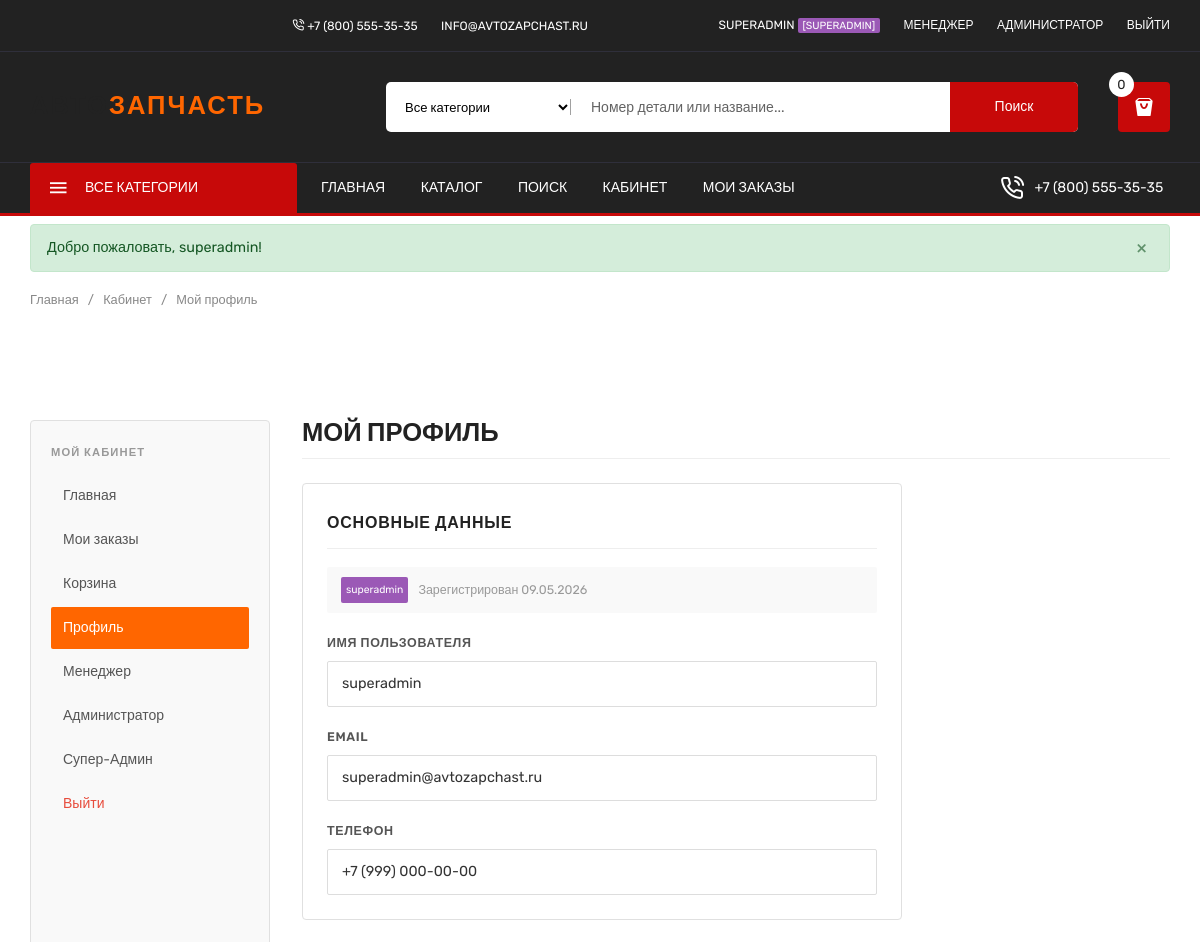
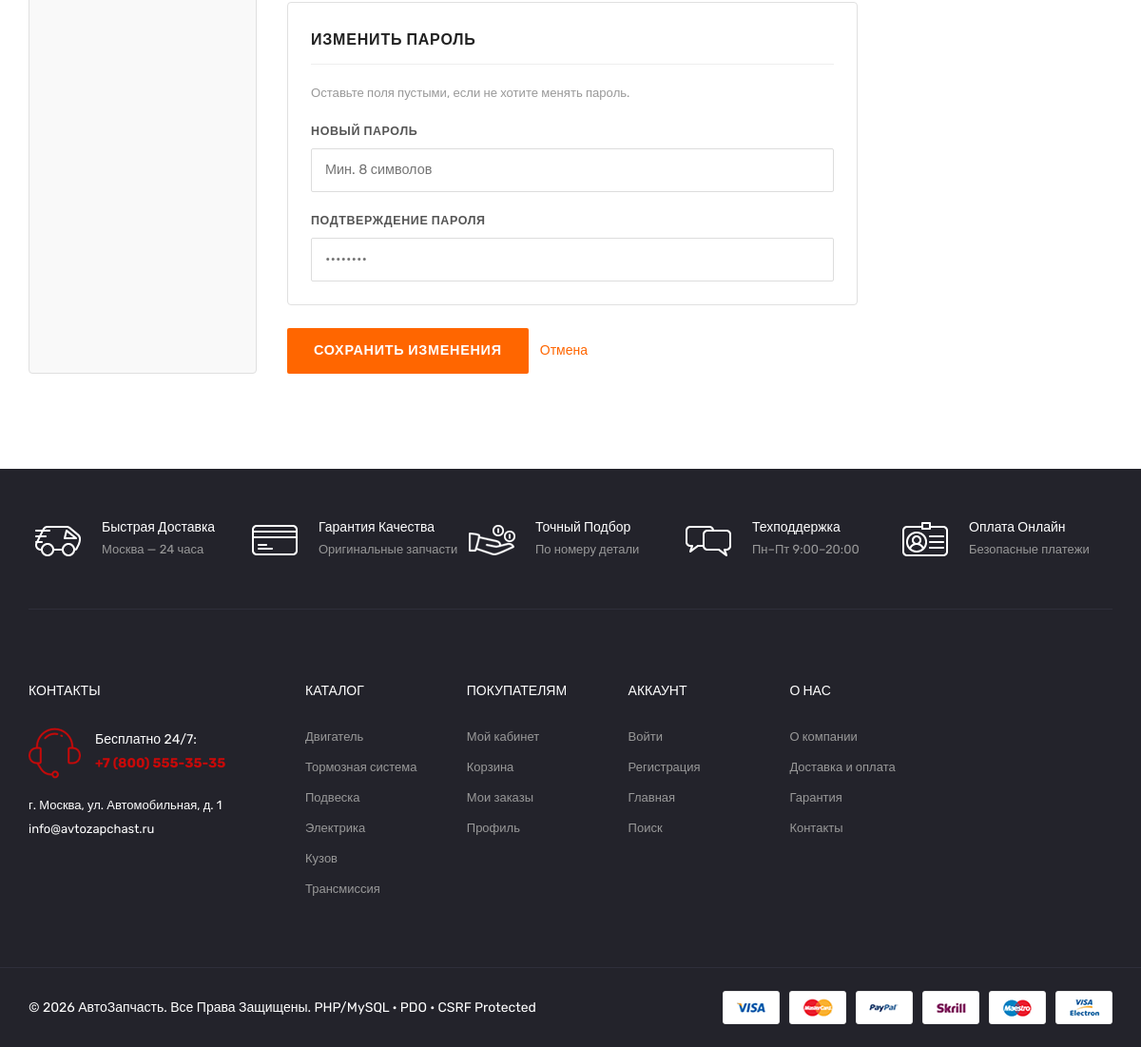
/buyer/profile.php (signed in), run on the app's committed database (2 pictures, top to bottom).
### tables this page shows
CREATE TABLE IF NOT EXISTS `users` (
  `id`            INT UNSIGNED     NOT NULL AUTO_INCREMENT,
  `username`      VARCHAR(80)      NOT NULL,
  `email`         VARCHAR(180)     NOT NULL UNIQUE,
  `password_hash` VARCHAR(255)     NOT NULL,
  `role`          ENUM('buyer','admin','manager','superadmin') NOT NULL DEFAULT 'buyer',
  `phone`         VARCHAR(30)      DEFAULT NULL,
  `created_at`    DATETIME         NOT NULL DEFAULT CURRENT_TIMESTAMP,
  `updated_at`    DATETIME         NOT NULL DEFAULT CURRENT_TIMESTAMP ON UPDATE CURRENT_TIMESTAMP,
  `is_active`     TINYINT(1)       NOT NULL DEFAULT 1,
  PRIMARY KEY (`id`),
  KEY `idx_email`  (`email`),
  KEY `idx_role`   (`role`)
);

### includes/functions.php (called while the page is built, shortened)
<?php
function isLoggedIn(): bool {
    return isset($_SESSION['user_id']) && !empty($_SESSION['user_id']);
}
function getCurrentUser(): ?array {
    if (isset($_SESSION['user_data'])) return $_SESSION['user_data'];
    $db = getDB();
    $stmt = $db->prepare("SELECT id, username, email, role, phone, is_active FROM users WHERE id = ? AND is_active = 1");
    $stmt->execute([$_SESSION['user_id']]);
    $user = $stmt->fetch();
    if ($user) {
        return $user;
    }
    return null;
}
function hasRole($role): bool {
    $roles = is_array($role) ? $role : [$role];
    return in_array($_SESSION['role'] ?? '', $roles, true);
}
function sanitize($input): string {
    return htmlspecialchars((string)$input, ENT_QUOTES | ENT_HTML5, 'UTF-8');
}
function getFlashMessage(): ?array {
    if (!empty($_SESSION['flash'])) {
        $flash = $_SESSION['flash'];
        return $flash;
    }
    return null;
}
function getCartCount(): int {
    try {
        $db = getDB();
        $stmt = $db->prepare("SELECT COALESCE(SUM(quantity), 0) FROM cart WHERE user_id = ?");
        $stmt->execute([$_SESSION['user_id']]);
        return (int)$stmt->fetchColumn();
    } catch (Exception $e) {
        return 0;
    }
}

### buyer/profile.php (the view, shortened to what this page needs)
<?php
$user   = getCurrentUser();
$db     = getDB();
$userStmt = $db->prepare("SELECT * FROM users WHERE id = ?");
$userStmt->execute([$user['id']]);
$userData = $userStmt->fetch();
require_once dirname(__DIR__) . '/includes/header.php';
?>
<div class="breadcrumb_section page-decoration">
  <div class="container">
    <div class="az-breadcrumb">
      <a href="<?= APP_URL ?>/index.php">Главная</a>
      <span>/</span>
      <a href="<?= APP_URL ?>/buyer/index.php">Кабинет</a>
      <span>/</span>
      Мой профиль
    </div>
  </div>
</div>
<section class="section" style="padding:40px 0 60px;">
  <div class="container">
    <div class="az-dash-layout">
      <aside class="az-dash-sidebar">
        <div class="az-dash-nav-title">Мой кабинет</div>
        <nav class="az-dash-nav">
          <a href="<?= APP_URL ?>/buyer/index.php">Главная</a>
          <a href="<?= APP_URL ?>/buyer/orders.php">Мои заказы</a>
          <a href="<?= APP_URL ?>/buyer/cart.php">Корзина</a>
          <a href="<?= APP_URL ?>/buyer/profile.php" class="active">Профиль</a>
          <?php if (hasRole(['manager','superadmin'])): ?>
            <a href="<?= APP_URL ?>/manager/index.php">Менеджер</a>
          <?php endif; ?>
          <?php if (hasRole(['admin','superadmin'])): ?>
            <a href="<?= APP_URL ?>/admin/index.php">Администратор</a>
          <?php endif; ?>
          <?php if (hasRole('superadmin')): ?>
            <a href="<?= APP_URL ?>/superadmin/index.php">Супер-Админ</a>
          <?php endif; ?>
          <a href="<?= APP_URL ?>/auth/logout.php" style="color:#e74c3c;">Выйти</a>
        </nav>
      </aside>
      <div class="az-dash-main">
        <div class="az-dash-heading">МОЙ ПРОФИЛЬ</div>
        <div style="max-width:600px;">
          <form method="post" action="">
            <div style="background:#fff;border:1px solid #e0e0e0;border-radius:4px;padding:24px;margin-bottom:24px;">
              <h3 style="font-size:1rem;font-weight:700;text-transform:uppercase;letter-spacing:0.05em;margin-bottom:18px;padding-bottom:10px;border-bottom:1px solid #eee;">Основные данные</h3>
              <div style="display:flex;align-items:center;gap:10px;margin-bottom:18px;padding:10px 14px;background:#f9f9f9;border-radius:2px;">
                <span class="az-role-badge az-role-<?= sanitize($userData['role']) ?>"><?= sanitize($userData['role']) ?></span>
                <span style="font-size:0.78rem;color:#999;">
                  Зарегистрирован <?= date('d.m.Y', strtotime($userData['created_at'])) ?>
                </span>
              </div>
              <div class="az-form-group">
                <label class="az-form-label" for="username">Имя пользователя</label>
                <input type="text" id="username" name="username" class="az-form-input"
                       value="<?= sanitize($userData['username']) ?>" required>
              </div>
              <div class="az-form-group">
                <label class="az-form-label" for="email">Email</label>
                <input type="email" id="email" name="email" class="az-form-input"
                       value="<?= sanitize($userData['email']) ?>" required>
              </div>
              <div class="az-form-group" style="margin-bottom:0;">
                <label class="az-form-label" for="phone">Телефон</label>
                <input type="tel" id="phone" name="phone" class="az-form-input"
                       value="<?= sanitize($userData['phone'] ?? '') ?>" placeholder="+7 (___) ___-__-__">
              </div>
            </div>
            <div style="background:#fff;border:1px solid #e0e0e0;border-radius:4px;padding:24px;margin-bottom:24px;">
              <h3 style="font-size:1rem;font-weight:700;text-transform:uppercase;letter-spacing:0.05em;margin-bottom:18px;padding-bottom:10px;border-bottom:1px solid #eee;">Изменить пароль</h3>
              <p style="font-size:0.82rem;color:#999;margin-bottom:16px;">Оставьте поля пустыми, если не хотите менять пароль.</p>
              <div class="az-form-group">
                <label class="az-form-label" for="new_password">Новый пароль</label>
                <input type="password" id="new_password" name="new_password" class="az-form-input"
                       placeholder="Мин. 8 символов">
              </div>
              <div class="az-form-group" style="margin-bottom:0;">
                <label class="az-form-label" for="confirm_password">Подтверждение пароля</label>
                <input type="password" id="confirm_password" name="confirm_password" class="az-form-input"
                       placeholder="••••••••">
              </div>
            </div>
            <div style="display:flex;gap:12px;align-items:center;">
              <button type="submit" class="az-btn-primary" style="width:auto;">СОХРАНИТЬ ИЗМЕНЕНИЯ</button>
              <a href="<?= APP_URL ?>/buyer/index.php" class="az-link" style="font-size:0.875rem;">Отмена</a>
            </div>
          </form>
        </div>
      </div>
    </div>
  </div>
</section>
<?php require_once dirname(__DIR__) . '/includes/footer.php'; ?>

### includes/header.php (shortened to what this page needs)
<?php
$cartCount   = isLoggedIn() ? getCartCount() : 0;
$currentUser = getCurrentUser();
$flash       = getFlashMessage();
?>
<!doctype html>
<html class="no-js" lang="ru">
<head>
  <link rel="stylesheet" href="<?= APP_URL ?>/assets/css/plugins.css">
  <link rel="stylesheet" href="<?= APP_URL ?>/assets/css/template.css">
  <link rel="stylesheet" href="<?= APP_URL ?>/assets/css/custom.css">
</head>
<body>
<header>
  <div class="main_header">
    <div class="header_top">
      <div class="container">
        <div class="row align-items-center">
          <div class="col-lg-6 col-md-6">
            <div class="header_top_links">
              <ul>
                <li><a href="tel:88005553535"><i class="icon-phone-call"></i> +7 (800) 555-35-35</a></li>
                <li><a href="mailto:info@avtozapchast.ru">info@avtozapchast.ru</a></li>
              </ul>
            </div>
          </div>
          <div class="col-lg-6 col-md-6">
            <div class="header_top_links text-right">
              <ul>
                <?php if (isLoggedIn()): ?>
                  <li>
                    <a href="<?= APP_URL ?>/buyer/index.php">
                      <?= sanitize($currentUser['username'] ?? '') ?>
                      <span class="az-role-badge az-role-<?= $currentUser['role'] ?>">[<?= sanitize($currentUser['role']) ?>]</span>
                    </a>
                  </li>
                  <?php if (hasRole(['manager','superadmin'])): ?>
                    <li><a href="<?= APP_URL ?>/manager/index.php">Менеджер</a></li>
                  <?php endif; ?>
                  <?php if (hasRole(['admin','superadmin'])): ?>
                    <li><a href="<?= APP_URL ?>/admin/index.php">Администратор</a></li>
                  <?php endif; ?>
                  <li><a href="<?= APP_URL ?>/auth/logout.php">Выйти</a></li>
                <?php else: ?>
                  <li><a href="<?= APP_URL ?>/auth/register.php">Регистрация</a></li>
                  <li><a href="<?= APP_URL ?>/auth/login.php">Войти</a></li>
                <?php endif; ?>
              </ul>
            </div>
          </div>
        </div>
      </div>
    </div>
    <div class="header_middle">
      <div class="container">
        <div class="row align-items-center">
          <div class="col-lg-2 col-md-4 col-sm-4 col-4">
            <div class="logo">
              <a href="<?= APP_URL ?>/index.php" class="logo_text_link">
                <span class="logo_text_main">АВТО<span class="logo_accent">ЗАПЧАСТЬ</span></span>
              </a>
            </div>
          </div>
          <div class="col-lg-10 col-md-6 col-sm-6 col-6">
            <div class="header_right_box">
              <div class="search_container">
                <form action="<?= APP_URL ?>/search/index.php" method="get">
                  <div class="hover_category">
                    <select class="select_option" name="category" id="header_cat">
                      <option value="">Все категории</option>
                    </select>
                  </div>
                  <div class="search_box">
                    <input id="header-search-input" placeholder="Номер детали или название..." type="text" name="q"
                           value="<?= isset($_GET['q']) ? sanitize($_GET['q']) : '' ?>" autocomplete="off">
                    <button type="submit">Поиск</button>
                  </div>
                </form>
              </div>
              <div class="header_configure_area">
                <div class="mini_cart_wrapper">
                  <a href="<?= APP_URL ?>/buyer/cart.php">
                    <i class="icon-shopping-bag2"></i>
                    <span class="cart_count" id="cart-badge"><?= $cartCount ?></span>
                  </a>
                </div>
              </div>
            </div>
          </div>
        </div>
      </div>
    </div>
    <div class="header_bottom sticky-header">
      <div class="container">
        <div class="row align-items-center">
          <div class="col-lg-3">
            <div class="categories_menu">
              <div class="categories_title">
                <h2 class="categori_toggle">ВСЕ КАТЕГОРИИ</h2>
              </div>
            </div>
          </div>
          <div class="col-lg-7">
            <div class="main_menu menu_position text-left">
              <nav>
                <ul>
                  <li><a href="<?= APP_URL ?>/index.php">Главная</a></li>
                  <li><a href="<?= APP_URL ?>/catalog/index.php">Каталог</a></li>
                  <li><a href="<?= APP_URL ?>/search/index.php">Поиск</a></li>
                  <?php if (isLoggedIn()): ?>
                    <li><a href="<?= APP_URL ?>/buyer/index.php">Кабинет</a></li>
                    <li><a href="<?= APP_URL ?>/buyer/orders.php">Мои заказы</a></li>
                  <?php endif; ?>
                </ul>
              </nav>
            </div>
          </div>
          <div class="col-lg-2">
            <div class="call_support text-right">
              <p><i class="icon-phone-call"></i> <span><a href="tel:88005553535">+7 (800) 555-35-35</a></span></p>
            </div>
          </div>
        </div>
      </div>
    </div>
  </div>
</header>
<?php if ($flash): ?>
<div class="az-flash az-flash-<?= sanitize($flash['type']) ?>" id="az-flash">
  <div class="container">
    <div class="az-flash-inner">
      <span><?= sanitize($flash['message']) ?></span>
      <button onclick="document.getElementById('az-flash').remove()" class="az-flash-close">&times;</button>
    </div>
  </div>
</div>
<?php endif; ?>

### assets/css/custom.css (style rules this page uses)
.logo_text_link { text-decoration: none; }
.logo_text_main { font-size: 1.6rem; font-weight: 900; letter-spacing: 2px; color: #222; text-transform: uppercase; }
.logo_text_main .logo_accent { color: #ff6600; }
.az-flash { padding: 8px 0; }
.az-flash-inner { display: flex; align-items: center; justify-content: space-between; padding: 10px 16px; border-radius: 4px; font-size: 0.9rem; }
.az-flash-success .az-flash-inner { background: #d4edda; color: #155724; border: 1px solid #c3e6cb; }
.az-flash-close { background: none; border: none; font-size: 1.2rem; cursor: pointer; opacity: 0.6; }
.az-role-badge { font-size: 0.65rem; padding: 1px 5px; border-radius: 2px; }
.az-role-superadmin { background: #9b59b6; color: #fff; }
.az-breadcrumb { font-size: 0.8rem; color: #888; margin-bottom: 20px; padding: 8px 0; }
.az-breadcrumb a { color: #888; text-decoration: none; }
.az-breadcrumb span { margin: 0 6px; }
.az-form-group { margin-bottom: 18px; }
.az-form-label { display: block; font-size: 0.78rem; text-transform: uppercase; letter-spacing: 0.05em; color: #555; margin-bottom: 6px; font-weight: 600; }
.az-form-input { width: 100%; border: 1px solid #ddd; border-radius: 2px; padding: 10px 14px; font-size: 0.9rem; color: #333; outline: none; transition: border-color 0.2s; }
.az-btn-primary { background: #ff6600; color: #fff; border: none; padding: 12px 28px; font-size: 0.9rem; font-weight: 600; text-transform: uppercase; letter-spacing: 0.05em; cursor: pointer; border-radius: 2px; transition: background 0.2s; width: 100%; text-align: center; display: block; text-decoration: none; }
.az-link { color: #ff6600; text-decoration: none; }
.az-dash-layout { display: grid; grid-template-columns: 240px 1fr; gap: 32px; padding: 40px 0; }
.az-dash-sidebar { background: #f9f9f9; border: 1px solid #e0e0e0; border-radius: 4px; padding: 20px; }
.az-dash-nav-title { font-size: 0.7rem; text-transform: uppercase; letter-spacing: 0.1em; color: #999; margin-bottom: 10px; font-weight: 600; }
.az-dash-nav a { display: block; padding: 9px 12px; color: #555; text-decoration: none; border-radius: 2px; font-size: 0.875rem; margin-bottom: 2px; transition: all 0.15s; }
.az-dash-nav a:hover, .az-dash-nav a.active { background: #ff6600; color: #fff; }
.az-dash-main { min-width: 0; }
.az-dash-heading { font-size: 1.6rem; font-weight: 700; color: #222; margin-bottom: 24px; padding-bottom: 14px; border-bottom: 1px solid #eee; }

### data on the page
users: username "SUPERADMIN", role "SUPERADMIN", role "superadmin", created_at "09.05.2026", username "superadmin", email "superadmin@avtozapchast.ru", phone "+7 (999) 000-00-00"

### other printed values
$cartCount "0"
$flash['message'] "Добро пожаловать, superadmin!"
